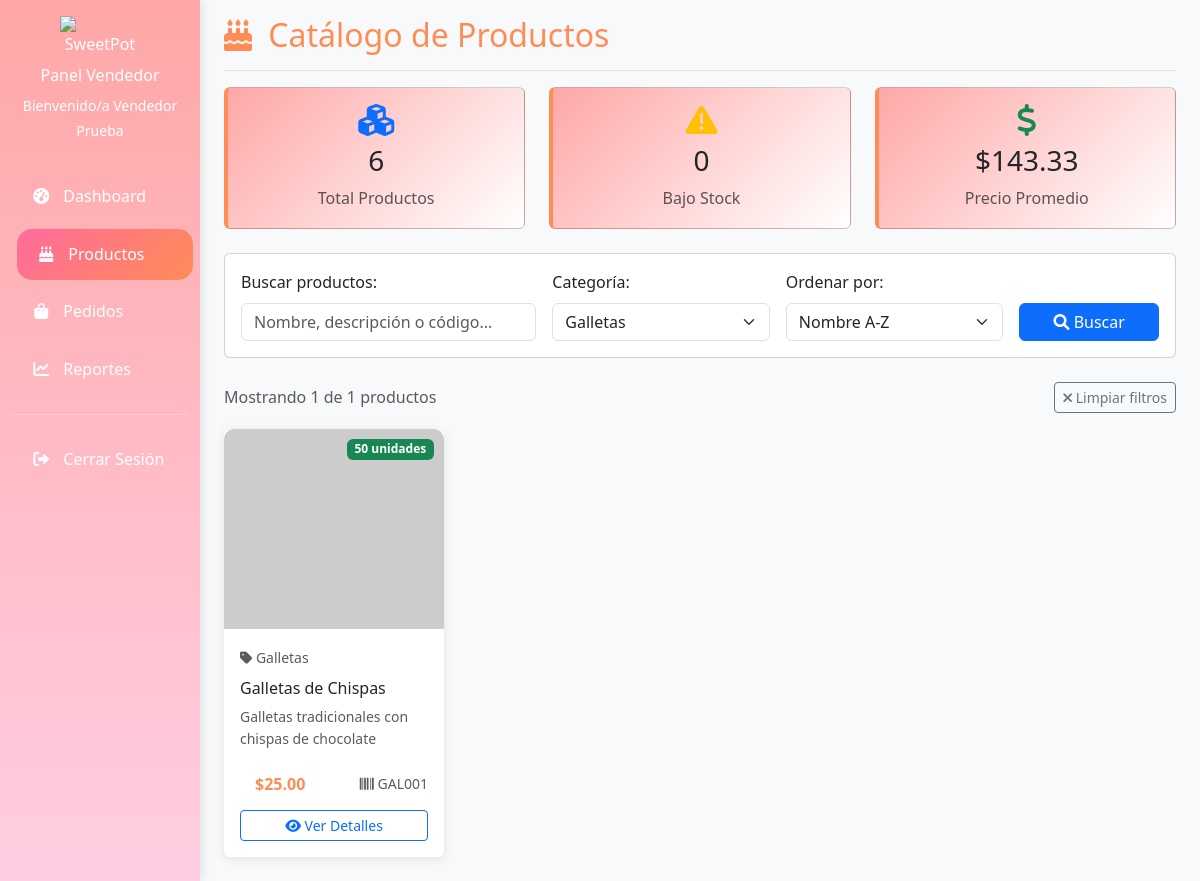
/vendedor/productos.php?categoria=3 (signed in), run on the app's committed database.
### tables this page shows
CREATE TABLE productos (
    id INT AUTO_INCREMENT PRIMARY KEY,
    categoria_id INT NOT NULL,
    nombre VARCHAR(100) NOT NULL,
    descripcion TEXT,
    precio DECIMAL(10,2) NOT NULL,
    stock INT NOT NULL DEFAULT 0,
    stock_minimo INT DEFAULT 5,
    imagen VARCHAR(500),
    codigo_producto VARCHAR(50) UNIQUE,
    estado ENUM('activo','inactivo') DEFAULT 'activo',
    fecha_creacion DATETIME DEFAULT CURRENT_TIMESTAMP,
    fecha_actualizacion DATETIME DEFAULT CURRENT_TIMESTAMP ON UPDATE CURRENT_TIMESTAMP,
    
    FOREIGN KEY (categoria_id) REFERENCES categorias(id) ON DELETE CASCADE,
    INDEX idx_categoria (categoria_id),
    INDEX idx_nombre (nombre),
    INDEX idx_estado (estado),
    INDEX idx_codigo (codigo_producto)
);

CREATE TABLE categorias (
    id INT AUTO_INCREMENT PRIMARY KEY,
    nombre VARCHAR(100) NOT NULL UNIQUE,
    descripcion TEXT,
    estado ENUM('activo','inactivo') DEFAULT 'activo',
    fecha_creacion DATETIME DEFAULT CURRENT_TIMESTAMP,
    
    INDEX idx_nombre (nombre),
    INDEX idx_estado (estado)
);

### vendedor/productos.php (the view, shortened to what this page needs)
<?php
$db = new Database();
$conn = $db->getConnection();
$page = isset($_GET['page']) ? (int) $_GET['page'] : 1;
$limit = 12;
$search = isset($_GET['search']) ? trim($_GET['search']) : '';
$categoria = isset($_GET['categoria']) ? $_GET['categoria'] : '';
$orden = isset($_GET['orden']) ? $_GET['orden'] : 'nombre_asc';
try {
    $whereConditions = ["p.estado = 'activo'"];
    $params = [];
    if (!empty($categoria)) {
        $whereConditions[] = "p.categoria_id = :categoria";
        $params[':categoria'] = $categoria;
    }
    $whereClause = implode(' AND ', $whereConditions);
    $orderBy = match($orden) {
        'nombre_desc' => 'p.nombre DESC',
        'precio_asc' => 'p.precio ASC',
        'precio_desc' => 'p.precio DESC',
        'stock_asc' => 'p.stock ASC',
        'stock_desc' => 'p.stock DESC',
        'fecha_desc' => 'p.fecha_creacion DESC',
        default => 'p.nombre ASC'
    };
    $countQuery = "SELECT COUNT(*) FROM productos p
                   INNER JOIN categorias c ON p.categoria_id = c.id
                   WHERE $whereClause";
    $countStmt = $conn->prepare($countQuery);
    $countStmt->execute($params);
    $totalProductos = $countStmt->fetchColumn();
    $offset = ($page - 1) * $limit;
    $query = "SELECT p.*, c.nombre as categoria_nombre
              FROM productos p
              INNER JOIN categorias c ON p.categoria_id = c.id
              WHERE $whereClause
              ORDER BY $orderBy
              LIMIT :limit OFFSET :offset";
    $stmt = $conn->prepare($query);
    foreach ($params as $key => $value) {
        $stmt->bindValue($key, $value);
    }
    $stmt->bindValue(':limit', $limit, PDO::PARAM_INT);
    $stmt->bindValue(':offset', $offset, PDO::PARAM_INT);
    $stmt->execute();
    $productos = $stmt->fetchAll(PDO::FETCH_ASSOC);
    $categoriasQuery = "SELECT id, nombre FROM categorias WHERE estado = 'activo' ORDER BY nombre";
    $categoriasStmt = $conn->prepare($categoriasQuery);
    $categoriasStmt->execute();
    $categorias = $categoriasStmt->fetchAll(PDO::FETCH_ASSOC);
    $statsQuery = "SELECT
                    COUNT(*) as total_productos,
                    SUM(CASE WHEN stock <= stock_minimo THEN 1 ELSE 0 END) as productos_bajo_stock,
                    AVG(precio) as precio_promedio
                   FROM productos WHERE estado = 'activo'";
    $statsStmt = $conn->prepare($statsQuery);
    $statsStmt->execute();
    $stats = $statsStmt->fetch(PDO::FETCH_ASSOC);
} catch (Exception $e) {
    $error = "Error al cargar productos: " . $e->getMessage();
}
?>
<!DOCTYPE html>
<html lang="es">
<head>
    <link href="https://cdn.jsdelivr.net/npm/bootstrap@5.3.0/dist/css/bootstrap.min.css" rel="stylesheet">
    <link href="https://cdnjs.cloudflare.com/ajax/libs/font-awesome/6.0.0/css/all.min.css" rel="stylesheet">
    <link href="https://cdnjs.cloudflare.com/ajax/libs/animate.css/4.1.1/animate.min.css" rel="stylesheet">
    <link href="../assets/css/sweetpot.css" rel="stylesheet">
</head>
<body class="bg-light">
    <div class="container-fluid">
        <div class="row">
            <?php include 'includes/sidebar.php'; ?>
            <main class="col-md-9 ms-sm-auto col-lg-10 px-md-4">
                <div class="d-flex justify-content-between flex-wrap flex-md-nowrap align-items-center pt-3 pb-2 mb-3 border-bottom">
                    <h1 class="h2">
                        <i class="fas fa-birthday-cake me-2"></i>
                        Catálogo de Productos
                    </h1>
                </div>
                <?php if (isset($stats)): ?>
                    <div class="row mb-4">
                        <div class="col-md-4">
                            <div class="card stats-card">
                                <div class="card-body text-center">
                                    <i class="fas fa-cubes fa-2x text-primary mb-2"></i>
                                    <h3><?php echo number_format($stats['total_productos']); ?></h3>
                                    <p class="text-muted mb-0">Total Productos</p>
                                </div>
                            </div>
                        </div>
                        <div class="col-md-4">
                            <div class="card stats-card">
                                <div class="card-body text-center">
                                    <i class="fas fa-exclamation-triangle fa-2x text-warning mb-2"></i>
                                    <h3><?php echo number_format($stats['productos_bajo_stock']); ?></h3>
                                    <p class="text-muted mb-0">Bajo Stock</p>
                                </div>
                            </div>
                        </div>
                        <div class="col-md-4">
                            <div class="card stats-card">
                                <div class="card-body text-center">
                                    <i class="fas fa-dollar-sign fa-2x text-success mb-2"></i>
                                    <h3>$<?php echo number_format($stats['precio_promedio'], 2); ?></h3>
                                    <p class="text-muted mb-0">Precio Promedio</p>
                                </div>
                            </div>
                        </div>
                    </div>
                <?php endif; ?>
                <div class="card mb-4">
                    <div class="card-body">
                        <form method="GET" class="row g-3">
                            <div class="col-md-4">
                                <label class="form-label">Buscar productos:</label>
                                <input type="text" class="form-control" name="search"
                                       value="<?php echo htmlspecialchars($search); ?>"
                                       placeholder="Nombre, descripción o código...">
                            </div>
                            <div class="col-md-3">
                                <label class="form-label">Categoría:</label>
                                <select class="form-select" name="categoria">
                                    <?php foreach ($categorias as $cat): ?>
                                        <option value="<?php echo $cat['id']; ?>"
                                                <?php echo $categoria == $cat['id'] ? 'selected' : ''; ?>>
                                            <?php echo htmlspecialchars($cat['nombre']); ?>
                                        </option>
                                    <?php endforeach; ?>
                                </select>
                            </div>
                            <div class="col-md-3">
                                <label class="form-label">Ordenar por:</label>
                                <select class="form-select" name="orden">
                                    <option value="nombre_asc" <?php echo $orden == 'nombre_asc' ? 'selected' : ''; ?>>Nombre A-Z</option>
                                </select>
                            </div>
                            <div class="col-md-2 d-flex align-items-end">
                                <button type="submit" class="btn btn-primary w-100">
                                    <i class="fas fa-search"></i> Buscar
                                </button>
                            </div>
                        </form>
                    </div>
                </div>
                <div class="d-flex justify-content-between align-items-center mb-3">
                    <p class="text-muted mb-0">
                        Mostrando <?php echo count($productos); ?> de <?php echo $totalProductos; ?> productos
                    </p>
                    <?php if (!empty($search) || !empty($categoria)): ?>
                        <a href="productos.php" class="btn btn-outline-secondary btn-sm">
                            <i class="fas fa-times"></i> Limpiar filtros
                        </a>
                    <?php endif; ?>
                </div>
                <?php if (!empty($productos)): ?>
                    <div class="row">
                        <?php foreach ($productos as $producto): ?>
                            <div class="col-lg-3 col-md-4 col-sm-6 mb-4">
                                <div class="card product-card h-100">
                                    <div class="position-relative">
                                        <div class="product-image">
                                            <?php
                                            $imagenUrl = !empty($producto['imagen'])
                                                ? htmlspecialchars($producto['imagen'])
                                                : 'https://via.placeholder.com/300x200/8b4513/ffffff?text=SweetPot';
                                            ?>
                                            <img src="<?php echo $imagenUrl; ?>"
                                                 alt="<?php echo htmlspecialchars($producto['nombre']); ?>"
                                                 onerror="this.src='https://via.placeholder.com/300x200/8b4513/ffffff?text=Sin+Imagen'">
                                        </div>
                                        <span class="badge stock-badge <?php
                                            echo $producto['stock'] <= $producto['stock_minimo']
                                                ? 'bg-danger'
                                                : ($producto['stock'] <= ($producto['stock_minimo'] * 2)
                                                    ? 'bg-warning'
                                                    : 'bg-success');
                                        ?>">
                                            <?php echo $producto['stock']; ?> unidades
                                        </span>
                                    </div>
                                    <div class="card-body d-flex flex-column">
                                        <div class="mb-2">
                                            <small class="text-muted">
                                                <i class="fas fa-tag"></i>
                                                <?php echo htmlspecialchars($producto['categoria_nombre']); ?>
                                            </small>
                                        </div>
                                        <h6 class="card-title"><?php echo htmlspecialchars($producto['nombre']); ?></h6>
                                        <?php if (!empty($producto['descripcion'])): ?>
                                            <p class="card-text text-muted small flex-grow-1">
                                                <?php echo htmlspecialchars(substr($producto['descripcion'], 0, 80)); ?>
                                            </p>
                                        <?php endif; ?>
                                        <div class="mt-auto">
                                            <div class="d-flex justify-content-between align-items-center mb-2">
                                                <span class="price-tag">
                                                    $<?php echo number_format($producto['precio'], 2); ?>
                                                </span>
                                                <?php if (!empty($producto['codigo_producto'])): ?>
                                                    <small class="text-muted">
                                                        <i class="fas fa-barcode"></i>
                                                        <?php echo htmlspecialchars($producto['codigo_producto']); ?>
                                                    </small>
                                                <?php endif; ?>
                                            </div>
                                            <button type="button"
                                                    class="btn btn-outline-primary btn-sm w-100"
                                                    onclick="verDetalleProducto(<?php echo $producto['id']; ?>)">
                                                <i class="fas fa-eye"></i> Ver Detalles
                                            </button>
                                        </div>
                                    </div>
                                </div>
                            </div>
                        <?php endforeach; ?>
                    </div>
                <?php endif; ?>
            </main>
        </div>
    </div>
</body>
</html>

### assets/css/sweetpot.css (style rules this page uses)
:root { --sweetpot-pink: #ff6b9d; --sweetpot-cream: #ffa7a7; --sweetpot-brown: #FF8C55; --sweetpot-light-pink: #ffcee2; --sweetpot-dark-brown: #FF8C55; --sweetpot-white: #ffffff; --sweetpot-light-gray: #f8f9fa; --sweetpot-gray: #6c757d; --sweetpot-success: #28a745; --sweetpot-warning: #ffc107; --sweetpot-danger: #dc3545; --sweetpot-info: #17a2b8; }
body { font-family: 'Segoe UI', Tahoma, Geneva, Verdana, sans-serif; line-height: 1.6; color: var(--sweetpot-brown); }

### vendedor/productos.php (style rules this page uses)
.product-card { transition: all 0.3s ease; border: none; box-shadow: 0 2px 10px rgba(0,0,0,0.1); }
.product-image { height: 200px; overflow: hidden; border-radius: 10px 10px 0 0; }
.product-image img { width: 100%; height: 100%; object-fit: cover; transition: transform 0.3s ease; }
.stock-badge { position: absolute; top: 10px; right: 10px; }
.price-tag { background: var(--sweetpot-gold); color: var(--sweetpot-brown); font-weight: bold; padding: 5px 15px; border-radius: 20px; }
.stats-card { background: linear-gradient(135deg, var(--sweetpot-cream), #fff); border-left: 4px solid var(--sweetpot-brown); }

### data on the page
productos: stock "50", categoria.nombre "Galletas", nombre "Galletas de Chispas", descripcion "Galletas tradicionales con chispas de chocolate", precio "25.00", codigo_producto "GAL001"

### other printed values
$_SESSION['nombre'] "Vendedor Prueba"
$stats['total_productos'] "6"
$stats['productos_bajo_stock'] "0"
$stats['precio_promedio'] "143.33"
count($productos) "1"
$totalProductos "1"
form field categoria "Galletas"
